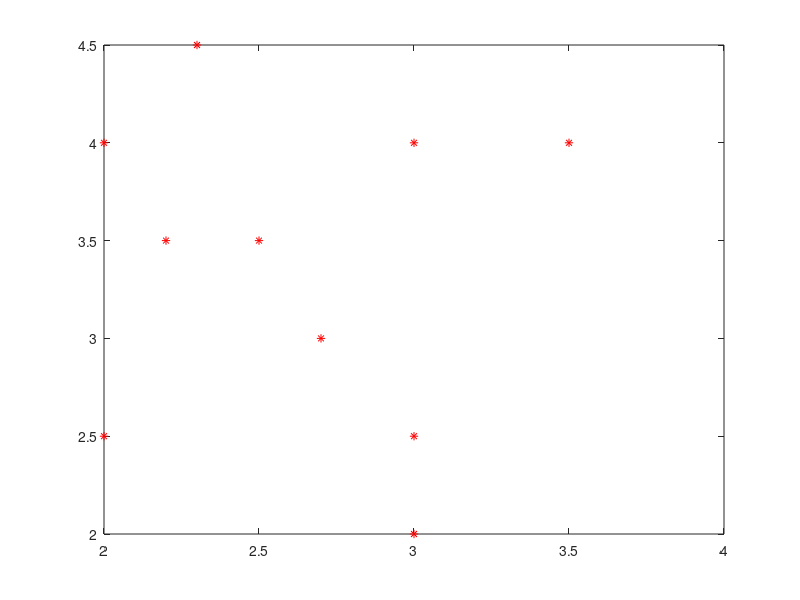

Here is the MATLAB script that generated this plot:
clc;close all;clear all;
X=[2 2.5;2.3 4.5;3 2.5;3.5 4; 2.2 3.5;3 4;2.5 3.5;2 4;2.7 3;3 2];
plot(X(:,1),X(:,2),'r*');
Y=pdist(X);
Z=squareform(Y);
A=Z;
L=linkage(Y);
a=[];c=[];
 for i=1:10
     count=-1;
     for j=1:10
         if(Z(i,j)<=1)
             count=count+1;
             a(i,j)=Z(i,j);
         else
             c(i,j)=Z(i,j);
         end
         n(i)=count;
     end
 end
n1=n;Z=a;c1=[];l=0;
 for i=1:10
     if(n(i)==max(n))
         l=l+1;
         c1(l)=i;
         for j=1:10
             if(Z(i,j)>0)
                 l=l+1;
                 c1(l)=j;
             end
         end
     end
 end
 Z(:,c1)=0;
 Z(c1,:)=0;
 N=Z;
 n(c1)=0;
 b=[];
 for i=1:10
     count=0;
     for j=1:10
         if(Z(i,j)<=1) && (Z(i,j)~=0)
             count=count+1;
             b(i,j)=Z(i,j);
         end
         n(i)=count;
     end
 end 
 n2=n;
 c2=[];l=0;
 for i=1:10
     if(n(i)==max(n))
         l=l+1;
         c2(l)=i;
         for j=1:10
             if(Z(i,j)>0)
                 l=l+1;
                 c2(l)=j;
             end
         end
     end
 end
 Z(:,c2)=0;
 n(c2)=0;